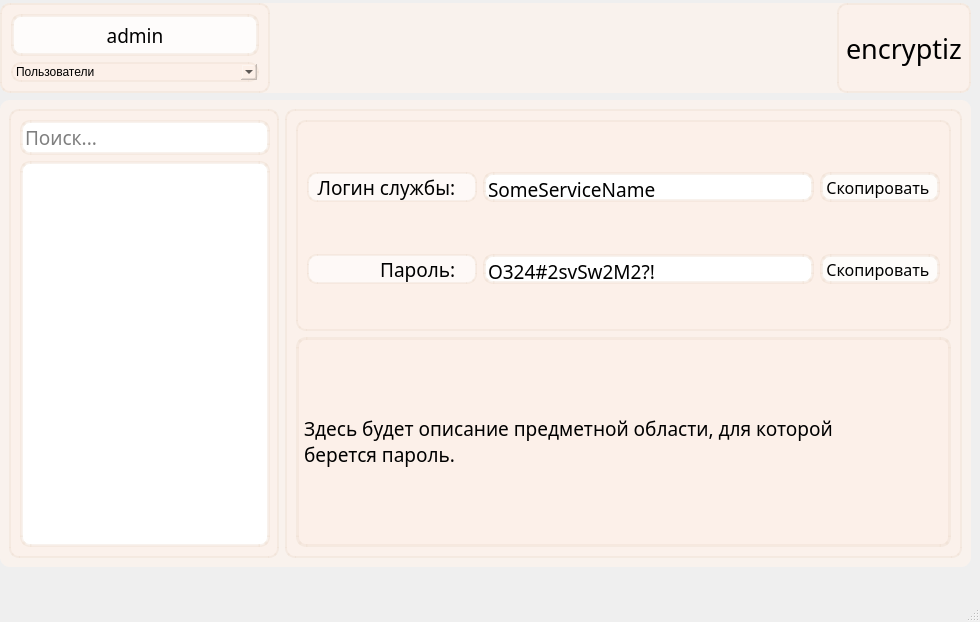
<?xml version="1.0" encoding="UTF-8"?>
<ui version="4.0">
 <class>admin_form</class>
 <widget class="QMainWindow" name="admin_form">
  <property name="geometry">
   <rect>
    <x>0</x>
    <y>0</y>
    <width>980</width>
    <height>622</height>
   </rect>
  </property>
  <property name="windowTitle">
   <string>MainWindow</string>
  </property>
  <widget class="QWidget" name="centralwidget">
   <widget class="QFrame" name="frame_2">
    <property name="geometry">
     <rect>
      <x>0</x>
      <y>100</y>
      <width>971</width>
      <height>467</height>
     </rect>
    </property>
    <property name="styleSheet">
     <string notr="true">background-color: rgba(254, 244, 236, 180);
border-radius: 10px;</string>
    </property>
    <property name="frameShape">
     <enum>QFrame::Box</enum>
    </property>
    <property name="frameShadow">
     <enum>QFrame::Raised</enum>
    </property>
    <layout class="QHBoxLayout" name="horizontalLayout">
     <item alignment="Qt::AlignLeft">
      <widget class="QFrame" name="frame_4">
       <property name="maximumSize">
        <size>
         <width>270</width>
         <height>16777215</height>
        </size>
       </property>
       <property name="styleSheet">
        <string notr="true">background-color: rgba(254, 238, 229, 80);
border: 2px solid rgba(236, 218, 204, 90);
border-radius: 10px;</string>
       </property>
       <property name="frameShape">
        <enum>QFrame::StyledPanel</enum>
       </property>
       <property name="frameShadow">
        <enum>QFrame::Raised</enum>
       </property>
       <layout class="QVBoxLayout" name="verticalLayout_5">
        <item>
         <widget class="QLineEdit" name="lineEdit_services_search">
          <property name="minimumSize">
           <size>
            <width>250</width>
            <height>30</height>
           </size>
          </property>
          <property name="maximumSize">
           <size>
            <width>250</width>
            <height>16777215</height>
           </size>
          </property>
          <property name="font">
           <font>
            <family>Bahnschrift</family>
            <pointsize>14</pointsize>
           </font>
          </property>
          <property name="styleSheet">
           <string notr="true">background-color: white;
border: 3px solid rgba(236, 218, 204, 90);
border-radius: 10px;</string>
          </property>
          <property name="text">
           <string/>
          </property>
          <property name="alignment">
           <set>Qt::AlignLeading|Qt::AlignLeft|Qt::AlignVCenter</set>
          </property>
          <property name="placeholderText">
           <string>Поиск...</string>
          </property>
         </widget>
        </item>
        <item>
         <widget class="QListWidget" name="listWidget">
          <property name="minimumSize">
           <size>
            <width>250</width>
            <height>0</height>
           </size>
          </property>
          <property name="maximumSize">
           <size>
            <width>250</width>
            <height>16777215</height>
           </size>
          </property>
          <property name="font">
           <font>
            <family>Bahnschrift</family>
            <pointsize>14</pointsize>
           </font>
          </property>
          <property name="styleSheet">
           <string notr="true">background-color: white;
border: 3px solid rgba(236, 218, 204, 90);
border-radius: 10px;</string>
          </property>
          <property name="midLineWidth">
           <number>0</number>
          </property>
         </widget>
        </item>
       </layout>
      </widget>
     </item>
     <item>
      <widget class="QFrame" name="frame_3">
       <property name="enabled">
        <bool>true</bool>
       </property>
       <property name="styleSheet">
        <string notr="true">background-color: rgba(254, 238, 229, 80);
border: 2px solid rgba(236, 218, 204, 90);
border-radius: 10px;</string>
       </property>
       <property name="frameShape">
        <enum>QFrame::StyledPanel</enum>
       </property>
       <property name="frameShadow">
        <enum>QFrame::Raised</enum>
       </property>
       <layout class="QVBoxLayout" name="verticalLayout_2">
        <item>
         <widget class="QFrame" name="frame">
          <property name="styleSheet">
           <string notr="true">background-color: rgba(254, 238, 229, 80);
border: 2px solid rgba(236, 218, 204, 90);
border-radius: 10px;</string>
          </property>
          <property name="frameShape">
           <enum>QFrame::StyledPanel</enum>
          </property>
          <property name="frameShadow">
           <enum>QFrame::Raised</enum>
          </property>
          <layout class="QVBoxLayout" name="verticalLayout_4">
           <item>
            <spacer name="verticalSpacer">
             <property name="orientation">
              <enum>Qt::Vertical</enum>
             </property>
             <property name="sizeType">
              <enum>QSizePolicy::Fixed</enum>
             </property>
             <property name="sizeHint" stdset="0">
              <size>
               <width>20</width>
               <height>5</height>
              </size>
             </property>
            </spacer>
           </item>
           <item>
            <layout class="QHBoxLayout" name="horizontalLayout_3">
             <item>
              <widget class="QLabel" name="label_service_login">
               <property name="enabled">
                <bool>true</bool>
               </property>
               <property name="minimumSize">
                <size>
                 <width>170</width>
                 <height>30</height>
                </size>
               </property>
               <property name="maximumSize">
                <size>
                 <width>170</width>
                 <height>30</height>
                </size>
               </property>
               <property name="font">
                <font>
                 <family>Bahnschrift</family>
                 <pointsize>14</pointsize>
                </font>
               </property>
               <property name="styleSheet">
                <string notr="true">background-color: rgba(255, 255, 255, 160);
border: 2px solid rgba(236, 218, 204, 90);
border-radius: 10px;</string>
               </property>
               <property name="text">
                <string>Логин службы:   </string>
               </property>
               <property name="alignment">
                <set>Qt::AlignRight|Qt::AlignTrailing|Qt::AlignVCenter</set>
               </property>
              </widget>
             </item>
             <item>
              <widget class="QLineEdit" name="lineEdit_service_login">
               <property name="enabled">
                <bool>true</bool>
               </property>
               <property name="minimumSize">
                <size>
                 <width>0</width>
                 <height>30</height>
                </size>
               </property>
               <property name="font">
                <font>
                 <family>Bahnschrift</family>
                 <pointsize>14</pointsize>
                </font>
               </property>
               <property name="styleSheet">
                <string notr="true">background-color: white;
border: 3px solid rgba(236, 218, 204, 90);
border-radius: 10px;</string>
               </property>
               <property name="text">
                <string>SomeServiceName</string>
               </property>
               <property name="alignment">
                <set>Qt::AlignLeading|Qt::AlignLeft|Qt::AlignTop</set>
               </property>
               <property name="readOnly">
                <bool>true</bool>
               </property>
              </widget>
             </item>
             <item>
              <widget class="QPushButton" name="pushButton_copy_login">
               <property name="enabled">
                <bool>true</bool>
               </property>
               <property name="minimumSize">
                <size>
                 <width>120</width>
                 <height>30</height>
                </size>
               </property>
               <property name="font">
                <font>
                 <family>Bahnschrift</family>
                 <pointsize>12</pointsize>
                </font>
               </property>
               <property name="mouseTracking">
                <bool>true</bool>
               </property>
               <property name="styleSheet">
                <string notr="true">QPushButton {
background-color: rgba(255, 255, 255, 200);
border: 3px solid rgba(236, 218, 204, 90);
border-radius: 10px;
}
QPushButton:hover {
background-color: rgba(236, 218, 204, 90);
}
QPushButton:pressed {
background-color: rgba(236, 218, 204, 150);
}</string>
               </property>
               <property name="text">
                <string>Скопировать </string>
               </property>
              </widget>
             </item>
            </layout>
           </item>
           <item>
            <spacer name="verticalSpacer_2">
             <property name="orientation">
              <enum>Qt::Vertical</enum>
             </property>
             <property name="sizeType">
              <enum>QSizePolicy::Fixed</enum>
             </property>
             <property name="sizeHint" stdset="0">
              <size>
               <width>20</width>
               <height>10</height>
              </size>
             </property>
            </spacer>
           </item>
           <item>
            <layout class="QHBoxLayout" name="horizontalLayout_4">
             <item>
              <widget class="QLabel" name="label_service_password">
               <property name="enabled">
                <bool>true</bool>
               </property>
               <property name="minimumSize">
                <size>
                 <width>170</width>
                 <height>30</height>
                </size>
               </property>
               <property name="maximumSize">
                <size>
                 <width>170</width>
                 <height>30</height>
                </size>
               </property>
               <property name="font">
                <font>
                 <family>Bahnschrift</family>
                 <pointsize>14</pointsize>
                </font>
               </property>
               <property name="styleSheet">
                <string notr="true">background-color: rgba(255, 255, 255, 160);
border: 2px solid rgba(236, 218, 204, 90);
border-radius: 10px;</string>
               </property>
               <property name="text">
                <string>Пароль:   </string>
               </property>
               <property name="alignment">
                <set>Qt::AlignRight|Qt::AlignTrailing|Qt::AlignVCenter</set>
               </property>
              </widget>
             </item>
             <item>
              <widget class="QLineEdit" name="lineEdit_service_password">
               <property name="enabled">
                <bool>true</bool>
               </property>
               <property name="minimumSize">
                <size>
                 <width>0</width>
                 <height>30</height>
                </size>
               </property>
               <property name="font">
                <font>
                 <family>Bahnschrift</family>
                 <pointsize>14</pointsize>
                </font>
               </property>
               <property name="styleSheet">
                <string notr="true">background-color: white;
border: 3px solid rgba(236, 218, 204, 90);
border-radius: 10px;</string>
               </property>
               <property name="text">
                <string>O324#2svSw2M2?!</string>
               </property>
               <property name="alignment">
                <set>Qt::AlignLeading|Qt::AlignLeft|Qt::AlignTop</set>
               </property>
               <property name="readOnly">
                <bool>true</bool>
               </property>
              </widget>
             </item>
             <item>
              <widget class="QPushButton" name="pushButton_copy_password">
               <property name="enabled">
                <bool>true</bool>
               </property>
               <property name="minimumSize">
                <size>
                 <width>120</width>
                 <height>30</height>
                </size>
               </property>
               <property name="font">
                <font>
                 <family>Bahnschrift</family>
                 <pointsize>12</pointsize>
                </font>
               </property>
               <property name="mouseTracking">
                <bool>true</bool>
               </property>
               <property name="styleSheet">
                <string notr="true">QPushButton {
background-color: rgba(255, 255, 255, 200);
border: 3px solid rgba(236, 218, 204, 90);
border-radius: 10px;
}
QPushButton:hover {
background-color: rgba(236, 218, 204, 90);
}
QPushButton:pressed {
background-color: rgba(236, 218, 204, 150);
}</string>
               </property>
               <property name="text">
                <string>Скопировать </string>
               </property>
              </widget>
             </item>
            </layout>
           </item>
          </layout>
         </widget>
        </item>
        <item>
         <widget class="QLabel" name="label_service_description">
          <property name="enabled">
           <bool>true</bool>
          </property>
          <property name="font">
           <font>
            <family>Bahnschrift</family>
            <pointsize>14</pointsize>
           </font>
          </property>
          <property name="styleSheet">
           <string notr="true">background-color: rgba(254, 238, 229, 80);
border: 3px solid rgba(236, 218, 204, 90);
border-radius: 10px;</string>
          </property>
          <property name="text">
           <string>&lt;html&gt;&lt;head/&gt;&lt;body&gt;&lt;p&gt;Здесь будет описание предметной области, для которой &lt;br/&gt;берется пароль.&lt;/p&gt;&lt;/body&gt;&lt;/html&gt;</string>
          </property>
         </widget>
        </item>
       </layout>
      </widget>
     </item>
    </layout>
   </widget>
   <widget class="QWidget" name="widget" native="true">
    <property name="geometry">
     <rect>
      <x>0</x>
      <y>3</y>
      <width>971</width>
      <height>90</height>
     </rect>
    </property>
    <property name="minimumSize">
     <size>
      <width>0</width>
      <height>90</height>
     </size>
    </property>
    <property name="maximumSize">
     <size>
      <width>16777215</width>
      <height>90</height>
     </size>
    </property>
    <property name="styleSheet">
     <string notr="true">background-color: rgba(254, 244, 236, 180);
border-radius: 10px;</string>
    </property>
    <layout class="QHBoxLayout" name="horizontalLayout_2">
     <item alignment="Qt::AlignLeft">
      <widget class="QFrame" name="admin_panel">
       <property name="minimumSize">
        <size>
         <width>270</width>
         <height>70</height>
        </size>
       </property>
       <property name="styleSheet">
        <string notr="true">background-color: rgba(254, 238, 229, 80);
border: 2px solid rgba(236, 218, 204, 90);
border-radius: 10px;</string>
       </property>
       <layout class="QVBoxLayout" name="verticalLayout">
        <item>
         <widget class="QPushButton" name="pushButton_user_info">
          <property name="minimumSize">
           <size>
            <width>200</width>
            <height>30</height>
           </size>
          </property>
          <property name="maximumSize">
           <size>
            <width>16777215</width>
            <height>50</height>
           </size>
          </property>
          <property name="font">
           <font>
            <family>Bahnschrift</family>
            <pointsize>14</pointsize>
           </font>
          </property>
          <property name="mouseTracking">
           <bool>true</bool>
          </property>
          <property name="layoutDirection">
           <enum>Qt::LeftToRight</enum>
          </property>
          <property name="autoFillBackground">
           <bool>false</bool>
          </property>
          <property name="styleSheet">
           <string notr="true">QPushButton {
background-color: rgba(255, 255, 255, 200);
border: 3px solid rgba(236, 218, 204, 90);
border-radius: 10px;
}
QPushButton:hover {
background-color: rgba(236, 218, 204, 90);
}
QPushButton:pressed {
background-color: rgba(236, 218, 204, 150);
}</string>
          </property>
          <property name="text">
           <string>admin</string>
          </property>
          <property name="iconSize">
           <size>
            <width>20</width>
            <height>20</height>
           </size>
          </property>
          <property name="checkable">
           <bool>false</bool>
          </property>
         </widget>
        </item>
        <item>
         <layout class="QHBoxLayout" name="horizontalLayout_5">
          <item>
           <widget class="QComboBox" name="comboBox">
            <item>
             <property name="text">
              <string>Пользователи</string>
             </property>
            </item>
            <item>
             <property name="text">
              <string>Позиции</string>
             </property>
            </item>
            <item>
             <property name="text">
              <string>Уровни доступа</string>
             </property>
            </item>
            <item>
             <property name="text">
              <string>Службы</string>
             </property>
            </item>
           </widget>
          </item>
         </layout>
        </item>
       </layout>
      </widget>
     </item>
     <item alignment="Qt::AlignRight">
      <widget class="QLabel" name="label_program_name">
       <property name="font">
        <font>
         <family>Bahnschrift</family>
         <pointsize>20</pointsize>
        </font>
       </property>
       <property name="styleSheet">
        <string notr="true">background-color: rgba(254, 238, 229, 80);
border: 2px solid rgba(236, 218, 204, 90);
border-radius: 10px;</string>
       </property>
       <property name="text">
        <string>encryptiz</string>
       </property>
      </widget>
     </item>
    </layout>
   </widget>
  </widget>
  <widget class="QMenuBar" name="menubar">
   <property name="geometry">
    <rect>
     <x>0</x>
     <y>0</y>
     <width>980</width>
     <height>26</height>
    </rect>
   </property>
  </widget>
  <widget class="QStatusBar" name="statusbar"/>
 </widget>
 <resources/>
 <connections/>
</ui>
